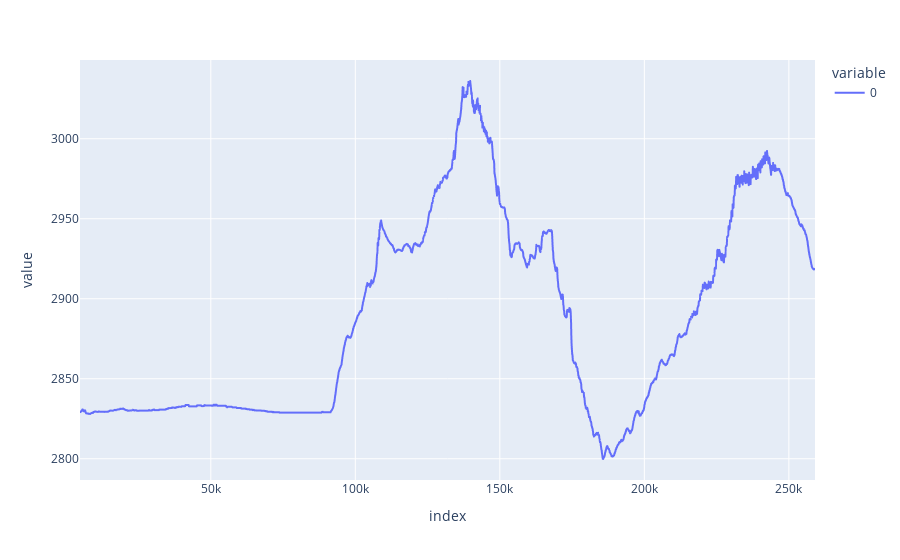

This figure's notebook cell:
### Code cell
px.line(energy, )

### Figure 1 — Plotly figure (JSON) as saved in the notebook; plotly's stock layout.template omitted (floating-point values rounded to 4 significant figures; data arrays with more than 128 entries replaced by an {"elided": "..."} marker saying what was removed)
{"data": [{"hovertemplate": "variable=0<br>index=%{x}<br>value=%{y}<extra></extra>", "legendgroup": "0", "line": {"color": "#636efa", "dash": "solid"}, "marker": {"symbol": "circle"}, "mode": "lines", "name": "0", "showlegend": true, "type": "scattergl", "x": {"elided": "2544 int values"}, "xaxis": "x", "y": {"elided": "2544 float values"}, "yaxis": "y"}], "layout": {"legend": {"title": {"text": "variable"}, "tracegroupgap": 0}, "margin": {"t": 60}, "xaxis": {"anchor": "y", "domain": [0, 1], "title": {"text": "index"}}, "yaxis": {"anchor": "x", "domain": [0, 1], "title": {"text": "value"}}}}
